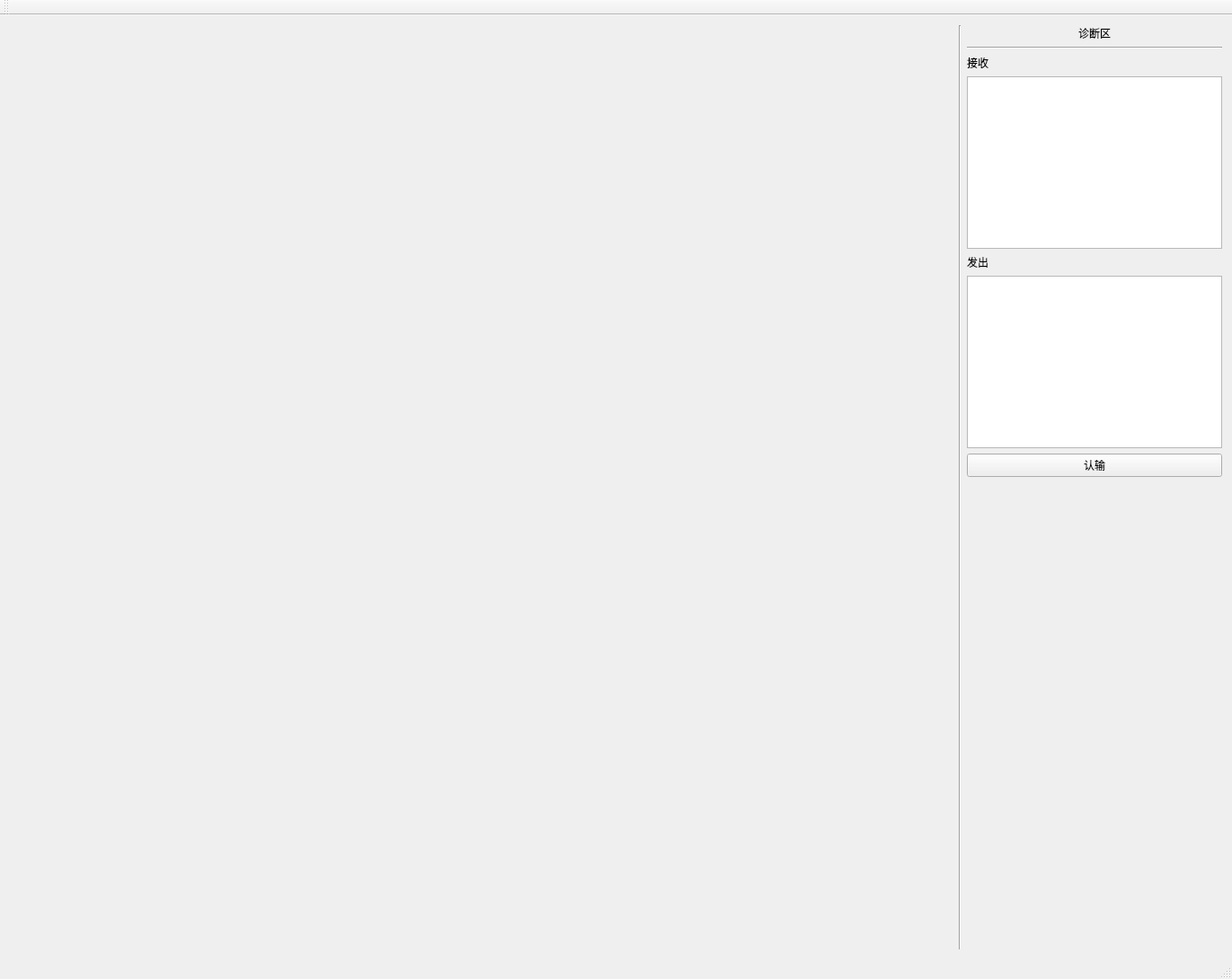
<?xml version="1.0" encoding="UTF-8"?>
<ui version="4.0">
 <class>MainWindow</class>
 <widget class="QMainWindow" name="MainWindow">
  <property name="geometry">
   <rect>
    <x>0</x>
    <y>0</y>
    <width>1371</width>
    <height>1090</height>
   </rect>
  </property>
  <property name="windowTitle">
   <string>MainWindow</string>
  </property>
  <widget class="QWidget" name="centralWidget">
   <property name="sizePolicy">
    <sizepolicy hsizetype="Minimum" vsizetype="Minimum">
     <horstretch>0</horstretch>
     <verstretch>0</verstretch>
    </sizepolicy>
   </property>
   <layout class="QHBoxLayout" name="horizontalLayout_3">
    <item>
     <layout class="QHBoxLayout" name="horizontalLayout">
      <item>
       <layout class="QVBoxLayout" name="verticalLayout">
        <item>
         <widget class="Widget" name="widget" native="true">
          <property name="sizePolicy">
           <sizepolicy hsizetype="MinimumExpanding" vsizetype="MinimumExpanding">
            <horstretch>0</horstretch>
            <verstretch>0</verstretch>
           </sizepolicy>
          </property>
          <property name="minimumSize">
           <size>
            <width>1050</width>
            <height>1000</height>
           </size>
          </property>
         </widget>
        </item>
       </layout>
      </item>
      <item>
       <widget class="Line" name="line_3">
        <property name="orientation">
         <enum>Qt::Vertical</enum>
        </property>
       </widget>
      </item>
      <item>
       <layout class="QVBoxLayout" name="verticalLayout_2">
        <item>
         <widget class="QLabel" name="label_2">
          <property name="sizePolicy">
           <sizepolicy hsizetype="Minimum" vsizetype="Minimum">
            <horstretch>0</horstretch>
            <verstretch>0</verstretch>
           </sizepolicy>
          </property>
          <property name="text">
           <string>诊断区</string>
          </property>
          <property name="alignment">
           <set>Qt::AlignCenter</set>
          </property>
         </widget>
        </item>
        <item>
         <widget class="Line" name="line_2">
          <property name="orientation">
           <enum>Qt::Horizontal</enum>
          </property>
         </widget>
        </item>
        <item>
         <widget class="QLabel" name="label_3">
          <property name="sizePolicy">
           <sizepolicy hsizetype="Minimum" vsizetype="Minimum">
            <horstretch>0</horstretch>
            <verstretch>0</verstretch>
           </sizepolicy>
          </property>
          <property name="text">
           <string>接收</string>
          </property>
         </widget>
        </item>
        <item>
         <widget class="QTextEdit" name="InTextEdit">
          <property name="sizePolicy">
           <sizepolicy hsizetype="Minimum" vsizetype="Preferred">
            <horstretch>0</horstretch>
            <verstretch>0</verstretch>
           </sizepolicy>
          </property>
          <property name="readOnly">
           <bool>true</bool>
          </property>
         </widget>
        </item>
        <item>
         <widget class="QLabel" name="label_4">
          <property name="sizePolicy">
           <sizepolicy hsizetype="Minimum" vsizetype="Minimum">
            <horstretch>0</horstretch>
            <verstretch>0</verstretch>
           </sizepolicy>
          </property>
          <property name="text">
           <string>发出</string>
          </property>
         </widget>
        </item>
        <item>
         <widget class="QTextEdit" name="OutTextEdit">
          <property name="sizePolicy">
           <sizepolicy hsizetype="Minimum" vsizetype="Preferred">
            <horstretch>0</horstretch>
            <verstretch>0</verstretch>
           </sizepolicy>
          </property>
          <property name="readOnly">
           <bool>true</bool>
          </property>
         </widget>
        </item>
        <item>
         <widget class="QPushButton" name="GiveUpBtn">
          <property name="sizePolicy">
           <sizepolicy hsizetype="Expanding" vsizetype="Fixed">
            <horstretch>0</horstretch>
            <verstretch>0</verstretch>
           </sizepolicy>
          </property>
          <property name="text">
           <string>认输</string>
          </property>
         </widget>
        </item>
        <item>
         <spacer name="verticalSpacer">
          <property name="orientation">
           <enum>Qt::Vertical</enum>
          </property>
          <property name="sizeHint" stdset="0">
           <size>
            <width>20</width>
            <height>40</height>
           </size>
          </property>
         </spacer>
        </item>
       </layout>
      </item>
     </layout>
    </item>
   </layout>
  </widget>
  <widget class="QMenuBar" name="menuBar">
   <property name="geometry">
    <rect>
     <x>0</x>
     <y>0</y>
     <width>1371</width>
     <height>22</height>
    </rect>
   </property>
  </widget>
  <widget class="QToolBar" name="mainToolBar">
   <attribute name="toolBarArea">
    <enum>TopToolBarArea</enum>
   </attribute>
   <attribute name="toolBarBreak">
    <bool>false</bool>
   </attribute>
  </widget>
  <widget class="QStatusBar" name="statusBar"/>
 </widget>
 <layoutdefault spacing="6" margin="11"/>
 <customwidgets>
  <customwidget>
   <class>Widget</class>
   <extends>QWidget</extends>
   <header>widget.h</header>
   <container>1</container>
  </customwidget>
 </customwidgets>
 <resources/>
 <connections/>
</ui>
